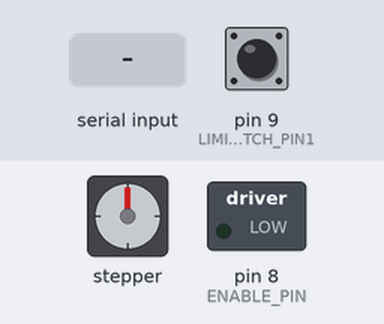
A sketch run on a simulated Arduino Uno, built with avr-gcc and run on an emulated ATmega328P. On the bench: stepper motor, switched loads named in the sketch (green lamp = pin HIGH). The test bench sets the inputs (shaded band); at power-on: pin 9 (LIMIT_SWITCH_PIN1) HIGH. Stepper angles assume 200 steps per turn.

Above: at 1.2 s.
1.3 s: "S:\n" received over Serial
At 1.48 s:
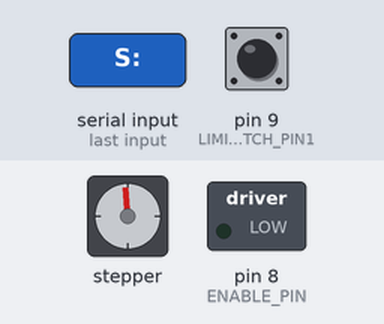
At 2.1 s:
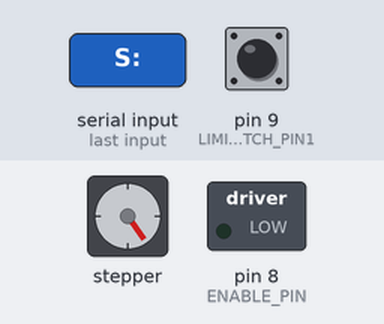
Timing chart, 0 to 16.3 s (numbered marks = the images above; inputs shaded):
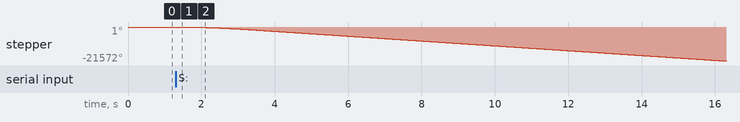

The sketch:

sketch_aug19a.ino
```cpp
#include <AccelStepper.h>

// Definir pines para el primer motor (Motor 1) - Eje X
#define DIR_PIN1 5
#define STEP_PIN1 2

// Definir pines para el segundo motor (Motor 2) - Eje X
#define DIR_PIN2 6
#define STEP_PIN2 3

// Definir pines para el tercer motor (Motor 3) - Eje Y
#define DIR_PIN3 7
#define STEP_PIN3 4

#define ENABLE_PIN 8  // Compartido por todos los motores
#define LIMIT_SWITCH_PIN1 9  // Para motores 1 y 2 (Eje X)
#define LIMIT_SWITCH_PIN2 10 // Para motor 3 (Eje Y)

// Crear instancias de AccelStepper para los tres motores
AccelStepper stepper1(AccelStepper::DRIVER, STEP_PIN1, DIR_PIN1);
AccelStepper stepper2(AccelStepper::DRIVER, STEP_PIN2, DIR_PIN2);
AccelStepper stepper3(AccelStepper::DRIVER, STEP_PIN3, DIR_PIN3);

void setup() {
  Serial.begin(9600);

  pinMode(ENABLE_PIN, OUTPUT);
  pinMode(LIMIT_SWITCH_PIN1, INPUT_PULLUP);
  pinMode(LIMIT_SWITCH_PIN2, INPUT_PULLUP);

  digitalWrite(ENABLE_PIN, LOW);  // Habilitar los motores

  stepper1.setMaxSpeed(1000);
  stepper1.setAcceleration(500);
  stepper2.setMaxSpeed(1000);
  stepper2.setAcceleration(500);
  stepper3.setMaxSpeed(1000);
  stepper3.setAcceleration(500);
}

void loop() {
  if (Serial.available() > 0) {
    String input = Serial.readStringUntil('\n');

    if (input.startsWith("S:")) {
      // Parsear el comando recibido
      input.remove(0, 2);
      float area_x = input.substring(0, input.indexOf(':')).toFloat();
      input = input.substring(input.indexOf(':') + 1);
      float area_y = input.substring(0, input.indexOf(':')).toFloat();
      input = input.substring(input.indexOf(':') + 1);
      float intervalo_cm = input.substring(0, input.indexOf(':')).toFloat();
      float intervalo_tiempo = input.substring(input.indexOf(':') + 1).toFloat();

      // Calcular los pasos necesarios
      long steps_x = area_x / intervalo_cm;
      long steps_y = area_y / intervalo_cm;

      // Mover ambos motores de X (stepper1 y stepper2) al mismo tiempo
      stepper1.moveTo(steps_x);
      stepper2.moveTo(steps_x);

      while (stepper1.distanceToGo() != 0 || stepper2.distanceToGo() != 0) {
        // Verificar interruptor de límite para el eje X
        if (digitalRead(LIMIT_SWITCH_PIN1) == LOW) {
          stepper1.stop();
          stepper2.stop();
          break;  // Salir del bucle si se activa el interruptor de límite
        }
        stepper1.runToPosition();
        stepper2.runToPosition();
      }

      // Ahora mover el motor de Y
      stepper3.moveTo(steps_y);
      while (stepper3.distanceToGo() != 0) {
        // Verificar interruptor de límite para el eje Y
        if (digitalRead(LIMIT_SWITCH_PIN2) == LOW) {
          stepper3.stop();
          break;  // Salir del bucle si se activa el interruptor de límite
        }
        stepper3.runToPosition();
      }

      // Pausa entre movimientos según el intervalo de tiempo
      delay(intervalo_tiempo * 1000);
    }
  }
}
```

Measured:
- after the input at 1.3 s, stepper: keeps turning counter-clockwise at about 1441°/s, starting at once
